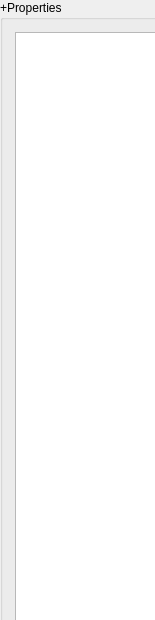
<?xml version='1.0' encoding='UTF-8'?> 
<ui version='4.0'>
 <class>Dialog</class>
 <widget class='QDialog' name='Dialog'>
      <property name='geometry'>
        <rect>
         <x>0</x>
         <y>0</y>
         <width>155</width>
         <height>620</height>
        </rect>
      </property>
  <property name='dlg_scene'>
   <string>Dialog</string>
  </property>
      <widget class='QGroupBox' name='GROUPS00'>
      <property name='geometry'>
        <rect>
         <x>0</x>
         <y>0</y>
         <width>370</width>
         <height>685</height>
        </rect>
      </property>
        <property name='title'>
         <string>+Properties</string>
        </property>
        <property name='flat'>
         <bool>true</bool>
        </property>
      </widget>
      <widget class='QGroupBox' name='GROUPS11'>
      <property name='geometry'>
        <rect>
         <x>0</x>
         <y>697</y>
         <width>370</width>
         <height>512</height>
        </rect>
      </property>
        <property name='title'>
         <string>+Content</string>
        </property>
        <property name='flat'>
         <bool>true</bool>
        </property>
      </widget>
     <widget class='QTreeWidget' name='IDC_TREE1'>
      <property name='geometry'>
        <rect>
         <x>2</x>
         <y>725</y>
         <width>362</width>
         <height>277</height>
        </rect>
      </property>
     </widget>   
     <widget class='QPushButton' name='PB_REFRESH'>
      <property name='geometry'>
        <rect>
         <x>262</x>
         <y>1500</y>
         <width>97</width>
         <height>32</height>
        </rect>
      </property>
        <property name='text'>
         <string>Refresh</string>
        </property>
       </widget>
      <widget class='QLabel' name='ST_MSG'>
      <property name='geometry'>
        <rect>
         <x>12</x>
         <y>1145</y>
         <width>335</width>
         <height>50</height>
        </rect>
      </property>
        <property name='text'>
          <string>X</string>
         </property>
      </widget>
    <widget class='QLineEdit' name='EF_DETAILS'>
      <property name='geometry'>
        <rect>
         <x>7</x>
         <y>1020</y>
         <width>355</width>
         <height>120</height>
        </rect>
      </property>
      </widget>
      <widget class='QLabel' name='Extra'>
      <property name='geometry'>
        <rect>
         <x>10</x>
         <y>1000</y>
         <width>272</width>
         <height>20</height>
        </rect>
      </property>
        <property name='text'>
          <string>Attach</string>
         </property>
      </widget>
     <widget class='QPushButton' name='PB_LOGO'>
      <property name='geometry'>
        <rect>
         <x>290</x>
         <y>1430</y>
         <width>67</width>
         <height>32</height>
        </rect>
      </property>
        <property name='text'>
         <string>...</string>
        </property>
       </widget>
     <widget class='QPushButton' name='PB_DELLOGO'>
      <property name='geometry'>
        <rect>
         <x>290</x>
         <y>1395</y>
         <width>67</width>
         <height>30</height>
        </rect>
      </property>
        <property name='text'>
         <string>X</string>
        </property>
       </widget>
      <widget class='QGroupBox' name='Image2'>
      <property name='geometry'>
        <rect>
         <x>0</x>
         <y>1222</y>
         <width>372</width>
         <height>317</height>
        </rect>
      </property>
        <property name='title'>
         <string>+Logo</string>
        </property>
        <property name='flat'>
         <bool>true</bool>
        </property>
      </widget>
     <widget class='QListWidget' name='LB_SCPROPS'>
      <property name='geometry'>
        <rect>
         <x>15</x>
         <y>32</y>
         <width>342</width>
         <height>645</height>
        </rect>
      </property>
       </widget>
      </widget>
   <resources/>
 <connections/>
</ui> 
